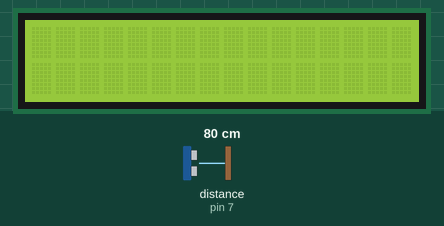
This sketch was run on a simulated Arduino Uno, built with avr-gcc and run on an emulated ATmega328P. On the bench: 16×2 character LCD. The inputs (shaded band) are chosen by the test bench; at power-on: distance to the obstacle (sensor on pin 7) 80 cm.

Above: at 1.2 s.
1.3 s: distance to the obstacle (sensor on pin 7) set to 2 cm
At 1.9 s:
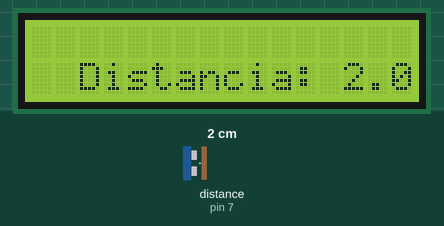
3.0 s: distance to the obstacle (sensor on pin 7) set to 4 cm
At 4.7 s:
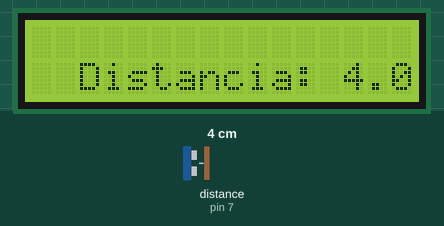
5.0 s: distance to the obstacle (sensor on pin 7) set to 9 cm
At 6.6 s:
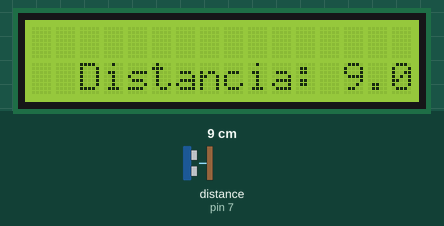
Timing chart, 0 to 8.1 s (numbered marks = the images above; inputs shaded):
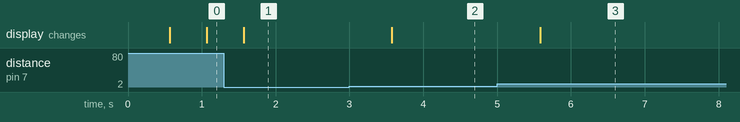

Measured:
- after the input at 1.3 s, the display: changes after 0.27 s (image 1)
- after the input at 3.0 s, the display: changes after 0.57 s (image 2)

The sketch:

lcd_monitor.ino
```cpp
#include <LiquidCrystal.h>
#include <HCSR04.h>

LiquidCrystal lcd(12, 11, 10, 5, 4, 3, 2);
HCSR04 hc(8,7);

void setup() {
  lcd.begin(16,2);
  Serial.begin(9600);
}

void loop() {
  lcd.clear();
  delay(500);
  lcd.noDisplay();
  delay(500);
  lcd.display();
  delay(500);

  for(int i = 0; i <= 9; i++){
    lcd.setCursor(2,1);
    lcd.print("Distancia: ");
    lcd.print(hc.dist());
    delay(1000);
  }
}
```
